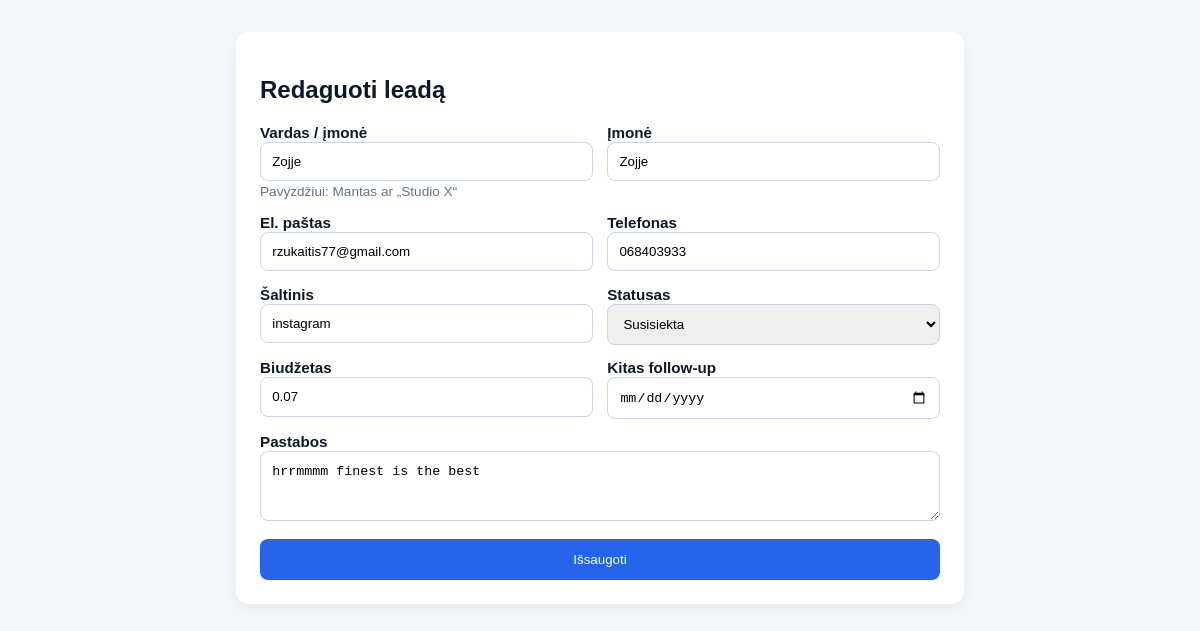
/leads/1/edit/ (signed in), run on the app's committed database.
### crm/models.py (models this page shows, shortened)
class Lead(models.Model):
    STATUS_CHOICES = [
        ('new', 'Naujas'),
        ('contacted', 'Susisiekta'),
        ('proposal', 'Pasiūlymas'),
        ('won', 'Laimėtas'),
        ('lost', 'Prarastas'),
    ]
    name = models.CharField(max_length=100)
    company = models.CharField(max_length=150, blank=True)
    email = models.EmailField(blank=True)
    phone = models.CharField(max_length=30, blank=True)
    source = models.CharField(max_length=50, blank=True)
    status = models.CharField(max_length=20, choices=STATUS_CHOICES, default='new')
    last_contacted = models.DateField(blank=True, null=True)
    next_follow_up = models.DateField(blank=True, null=True)
    budget = models.DecimalField(max_digits=10, decimal_places=2, default=0)
    notes = models.TextField(blank=True)
    owner = models.ForeignKey(User, on_delete=models.CASCADE, related_name='leads')
    created_at = models.DateTimeField(auto_now_add=True)
    updated_at = models.DateTimeField(auto_now=True)

### crm/views.py (the view, shortened to what this page needs)
# urls.py: path('leads/<int:pk>/edit/', lead_edit_view, name='lead-edit'),
@login_required(login_url='login')
def lead_edit_view(request, pk):
    lead = get_object_or_404(Lead, pk=pk, owner=request.user)
    return render(request, 'crm/lead_form.html', {'mode': 'edit', 'lead': lead})

### crm/templates/crm/lead_form.html (shortened to what this page needs)
<!DOCTYPE html>
<html lang="lt">
<head>
</head>
<body>
    <div class="container">
        <h2>{% if mode == 'edit' %}Redaguoti leadą{% else %}Pridėti leadą{% endif %}</h2>
        <form method="post">
            <div class="row">
                <div>
                    <label for="name">Vardas / įmonė</label>
                    <input id="name" name="name" value="{{ lead.name|default:'' }}" required>
                    <div class="hint">Pavyzdžiui: Mantas ar „Studio X“</div>
                </div>
                <div>
                    <label for="company">Įmonė</label>
                    <input id="company" name="company" value="{{ lead.company|default:'' }}">
                </div>
            </div>
            <div class="row">
                <div>
                    <label for="email">El. paštas</label>
                    <input id="email" name="email" type="email" value="{{ lead.email|default:'' }}">
                </div>
                <div>
                    <label for="phone">Telefonas</label>
                    <input id="phone" name="phone" value="{{ lead.phone|default:'' }}">
                </div>
            </div>
            <div class="row">
                <div>
                    <label for="source">Šaltinis</label>
                    <input id="source" name="source" value="{{ lead.source|default:'' }}" placeholder="LinkedIn, rekomendacija, svetainė">
                </div>
                <div>
                    <label for="status">Statusas</label>
                    <select id="status" name="status">
                        <option value="contacted" {% if lead.status == 'contacted' %}selected{% endif %}>Susisiekta</option>
                    </select>
                </div>
            </div>
            <div class="row">
                <div>
                    <label for="budget">Biudžetas</label>
                    <input id="budget" name="budget" type="number" step="0.01" value="{{ lead.budget|default:'0' }}">
                </div>
                <div>
                    <label for="next_follow_up">Kitas follow-up</label>
                    <input id="next_follow_up" name="next_follow_up" type="date" value="{{ lead.next_follow_up|default:'' }}">
                </div>
            </div>
            <div>
                <label for="notes">Pastabos</label>
                <textarea id="notes" name="notes" rows="3" placeholder="Trumpa pastaba apie poreikį ar susitarimą">{{ lead.notes|default:'' }}</textarea>
            </div>
            <button type="submit">Išsaugoti</button>
        </form>
    </div>
</body>
</html>

### crm/templates/crm/lead_form.html (style rules this page uses)
body { font-family: Arial, sans-serif; margin: 0; background: #f4f7fb; color: #0f172a; }
.container { max-width: 680px; margin: 2rem auto; background: white; padding: 1.5rem; border-radius: 12px; box-shadow: 0 6px 20px rgba(0,0,0,0.06); }
form { display: grid; gap: 0.9rem; }
label { font-weight: 600; font-size: 0.95rem; }
input, select, textarea { padding: 0.7rem; border: 1px solid #cbd5e1; border-radius: 8px; width: 100%; box-sizing: border-box; }
button { padding: 0.8rem 1rem; background: #2563eb; color: white; border: 0; border-radius: 8px; cursor: pointer; }
.row { display: grid; grid-template-columns: 1fr 1fr; gap: 0.9rem; }
.hint { font-size: 0.85rem; color: #64748b; margin-top: 0.2rem; }

### data on the page
Lead: name "Zojje", company "Zojje", email "rzukaitis77@gmail.com", phone "068403933", source "instagram", status "Susisiekta", budget "0.07", notes "hrrmmmm finest is the best"
